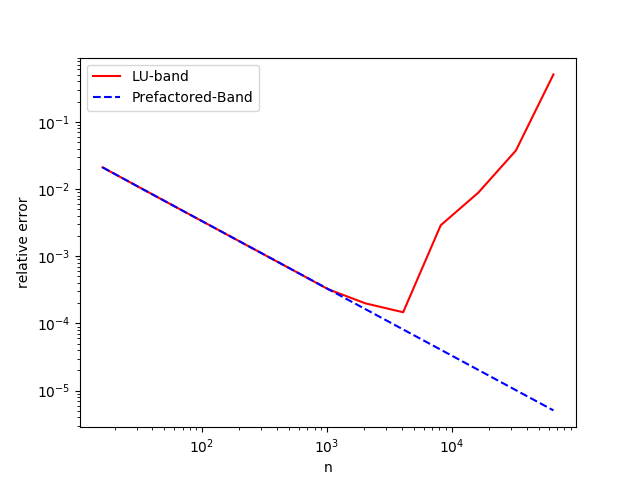

Recreate this plot in Python.
#CSC336 Assignment #2 starter code for the report question

#These are some basic imports you will probably need,
#but feel free to add others here if you need them.
import numpy as np
from scipy.sparse import diags
import scipy.sparse
import scipy.linalg as sla
from scipy.sparse.linalg import spsolve, spsolve_triangular
from scipy.linalg import solve, solve_triangular, solve_banded
import time
import matplotlib
import matplotlib.pyplot as plt

"""
See the examples in class this week or ask on Piazza if you
aren't sure how to start writing the code
for the report questions.

We won't be grading your code unless there is something
strange with your output, so don't worry too much about
coding style.

Please start early and ask questions.
"""

"""
timing code sample (feel free to use timeit if you find it easier)
#you might want to run this in a loop and record
#the average or median time taken to get a more reliable timing
start_time = time.perf_counter()
#your code here to time
time_taken = time.perf_counter() - start_time
"""

#1(a)
def LU(n):
    A = diags(np.array(
        [np.ones(n - 2), np.append(-4 * np.ones(n - 2), [-2]), np.append(9, np.append(6 * np.ones(n - 3), [5, 1])),
         np.append(-4 * np.ones(n - 2), [-2]), np.ones(n - 2)]), (-2, -1, 0, 1, 2), [n, n]).toarray()
    start = time.perf_counter()
    x = sla.solve(A, (-1 / (n ** 4)) * np.ones(n))
    end = time.perf_counter()
    return x, end - start

#1(b)
def LU_band(n):
    ab = np.array(
        [np.append([0, 0], np.ones(n - 2)), np.append([0], np.append(-4 * np.ones(n - 2), [-2])), np.append(9, np.append(6 * np.ones(n - 3), [5, 1])),
         np.append(-4 * np.ones(n - 2), [-2, 0]), np.append(np.ones(n - 2), [0, 0])])
    start = time.perf_counter()
    x = sla.solve_banded((2, 2), ab, (-1 / (n ** 4)) * np.ones(n))
    end = time.perf_counter()
    return x, end - start

#1(c)
def LU_sparse(n):
    start = time.perf_counter()
    A = diags(np.array(
        [np.ones(n - 2), np.append(-4 * np.ones(n - 2), [-2]), np.append(9, np.append(6 * np.ones(n - 3), [5, 1])),
         np.append(-4 * np.ones(n - 2), [-2]), np.ones(n - 2)]), (-2, -1, 0, 1, 2), [n, n], format="csr")
    x = spsolve(A, (-1 / (n ** 4)) * np.ones(n))
    end = time.perf_counter()
    return x, end - start

#1(d)
def prefactored(n):
    R = diags(np.array(
        [np.append([2], np.ones(n - 1)),
         -2 * np.ones(n - 1), np.ones(n - 2)]), (0, 1, 2), [n, n]).toarray()
    start = time.perf_counter()
    y = sla.solve_triangular(R, (-1 / (n ** 4)) * np.ones(n))
    x = sla.solve_triangular(R.T, y, lower=True)
    end = time.perf_counter()
    return x, end - start

#1(e)
def prefactored_band(n):
    R = np.array(
        [np.append([0, 0], np.ones(n - 2)), np.append([0], -2 * np.ones(n - 1)), np.append(2, np.ones(n - 1))])
    RT = np.array(
        [np.append(2, np.ones(n - 1)), np.append(-2 * np.ones(n - 1), [0]), np.append(np.ones(n - 2), [0, 0])])
    start = time.perf_counter()
    y = sla.solve_banded((0, 2), R, (-1 / (n ** 4)) * np.ones(n))
    x = sla.solve_banded((2, 0), RT, y)
    end = time.perf_counter()
    return x, end - start

#1(f)
def prefactored_sparse(n):
    R = diags(np.array(
        [np.append([2], np.ones(n - 1)),
         -2 * np.ones(n - 1), np.ones(n - 2)]), (0, 1, 2), [n, n], format='csr')
    start = time.perf_counter()
    y = spsolve_triangular(R, (-1 / (n ** 4)) * np.ones(n), lower=False)
    x = spsolve_triangular(scipy.sparse.csr_matrix(R.T), y, lower=True)
    end = time.perf_counter()
    return x, end - start

#1(g)
def cholesky(n):
    A = diags(np.array(
        [np.ones(n - 2), np.append(-4 * np.ones(n - 2), [-2]), np.append(9, np.append(6 * np.ones(n - 3), [5, 1])),
         np.append(-4 * np.ones(n - 2), [-2]), np.ones(n - 2)]), (-2, -1, 0, 1, 2), [n, n]).toarray()
    start = time.perf_counter()
    c, low = sla.cho_factor(A)
    x = sla.cho_solve((c, low), (-1 / (n ** 4)) * np.ones(n))
    end = time.perf_counter()
    return x, end - start

#1(h)
def print_table(n: list):
    row = []
    for item in n:
        row.append([item])
        row[-1].append(str(format(LU(item)[1], '.6f')) + "ms")
        row[-1].append(str(format(LU_band(item)[1], '.6f')) + "ms")
        row[-1].append(str(format(LU_sparse(item)[1], '.6f')) + "ms")
        row[-1].append(str(format(prefactored(item)[1], '.6f')) + "ms")
        row[-1].append(str(format(prefactored_band(item)[1], '.6f')) + "ms")
        row[-1].append(str(format(prefactored_sparse(item)[1], '.6f')) + "ms")
        row[-1].append(str(format(cholesky(item)[1], '.6f')) + "ms")
    print("  n |      LU     |   banded    |  sparse LU  |      R      |  banded R   |   sparse R  |     chol")
    for itm in row:
        print(itm)
def get_true_sol(n):
    """
    returns the true solution of the continuous model on the mesh,
    x_i = i / n , i=1,2,...,n.
    """
    x = np.linspace(1/n,1,n)
    d = (1/24)*(-(1-x)**4 + 4*(1-x) -3)
    return d



def compare_to_true(d):
    """
    produces plot similar to the handout,
    the input is the solution to the n x n banded linear system,
    this is one way to visually check if your code is correct.
    """
    dtrue = get_true_sol(100) #use large enough n to make plot look smooth

    plt.tight_layout()
    matplotlib.rcParams.update({'font.size': 14})
    plt.title("Horizontal Cantilevered Bar")
    plt.xlabel("x")
    plt.ylabel("d(x)")

    xtrue = np.linspace(1/100,1,100)
    plt.plot(xtrue,dtrue,'k')

    n = len(d)
    x = np.linspace(0,1,n+1)
    plt.plot(x,np.hstack([0,d]),'--r')

    plt.legend(['exact',str(n)])
    plt.grid()
    plt.show()

def print_relatively_error(min_n, max_n):
    """
    minimum n = 2^(min_n)
    maximum n = 2^(max_n)
    """
    n_lst = []
    lu_sol = []
    prefactored_sol = []
    for i in range(min_n, max_n + 1):
        n = 2 ** i
        n_lst.append(n)
        true_sol= get_true_sol(n)
        lu = LU_band(n)[0]
        pre = prefactored_band(n)[0]
        lu_sol.append(abs((np.linalg.norm(lu, np.inf) - np.linalg.norm(true_sol, np.inf)) / np.linalg.norm(true_sol, np.inf)))
        prefactored_sol.append(abs((np.linalg.norm(pre, np.inf) - np.linalg.norm(true_sol, np.inf)) / np.linalg.norm(true_sol, np.inf)))
    plt.loglog(n_lst, lu_sol, 'r', n_lst, prefactored_sol, 'b--')
    plt.xlabel("n")
    plt.ylabel("relative error")
    plt.legend(("LU-band", "Prefactored-Band"))
    plt.savefig("a2-report.png")
    plt.show()






if __name__ == "__main__":
    #import doctest
    #doctest.testmod()

    # d = np.zeros(8)
    # compare_to_true(d)

    print_table([200, 400, 600, 800, 1200, 1400, 1600])
    print_relatively_error(4, 16)
